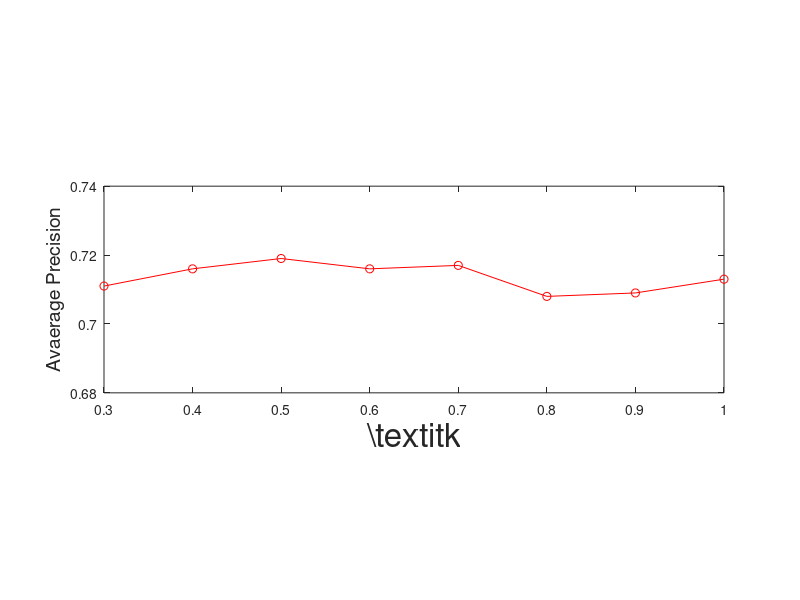

This figure's MATLAB source:
% % 定义五个方法的运行时间
% times = [45.846, 57.163,  74.752, 31.523, 31.256];
% 
% % 定义每个方法对应的颜色
% colors = [
%     0.1, 0.2, 0.5;  % 深蓝色
%     0.8, 0.1, 0.1;  % 红色
%     0.2, 0.7, 0.2;  % 绿色
%     0.5, 0.5, 0.1;  % 橄榄色
%     0.9, 0.6, 0.2;  % 橙色
% ];
% 
% % 创建柱状图
% b = bar(1:5, times, 'BarWidth',1,'FaceColor', 'flat');
% % 增加X轴的范围
% xlim([0 6]); % 你可以根据需要调整这个范围
% % 为每个柱子设置特定颜色
% for k = 1:length(times)
%     b.CData(k,:) = colors(k,:);
% end
% 
% % 设置横坐标标签为方法名称
% set(gca, 'xticklabel', {'FMVML', 'V-FedMV', 'MMVFL', 'supFL', 'supMVLFL'},'FontSize', 13);
% 
% % 添加标题和轴标签
% title('yaleBmtv','FontSize', 24);
% ylabel('Execution time (seconds)','FontSize', 20);
% 
% % 定义五个方法的运行时间
% times = [1919.762  5396.762 3987.110	5364.514	3512.99];
% 
% % 定义每个方法对应的颜色
% colors = [
%     0.1, 0.2, 0.5;  % 深蓝色
%     0.8, 0.1, 0.1;  % 红色
%     0.2, 0.7, 0.2;  % 绿色
%     0.5, 0.5, 0.1;  % 橄榄色
%     0.9, 0.6, 0.2;  % 橙色
% ];
% 
% % 创建柱状图
% b = bar(1:5, times, 'BarWidth',1,'FaceColor', 'flat');
% % 增加X轴的范围
% xlim([0 6]); % 你可以根据需要调整这个范围
% % 为每个柱子设置特定颜色
% for k = 1:length(times)
%     b.CData(k,:) = colors(k,:);
% end
% 
% % 设置横坐标标签为方法名称
% set(gca, 'xticklabel', {'FMVML', 'V-FedMV', 'MMVFL', 'supFL', 'supMVLFL'},'FontSize', 13);
% 
% % 添加标题和轴标签
% title('Corel5k','FontSize', 24);
% ylabel('Execution time (seconds)','FontSize', 20);

% % k ap
x = 1:1:8; % x轴上的数据
b = [0.711, 0.716, 0.719, 0.716, 0.717, 0.708, 0.709, 0.713]; % b数据y值
plot(x, b, '-or'); % 线性，颜色，标记
fontSizey=14;
fontSizex = 24; % 你可以根据需要调整这个值
% 设置坐标轴描述的字体大小
xlabel('\textit{k}', 'FontSize', fontSizex); % x轴坐标描述
ylabel('Avaerage Precision', 'FontSize', fontSizey); % y轴坐标描述
%title('Yeast', 'FontSize', fontSizex);

axis([1, 8, 0.68, 0.74]) % 确定x轴与y轴框图大小
set(gca, 'XTick', 1:1:8) % x轴范围1-8，间隔1
set(gca, 'xticklabel', {'0.3', '0.4', '0.5', '0.6', '0.7', '0.8', '0.9', '1'});
set(gca, 'YTick', [0.68,0.7,0.72,0.74]) % y轴范围

pbaspect([3 1 1]);
% 
% %K rl
% x = 1:1:8; % x轴上的数据
% b = [0.202, 0.204, 0.193, 0.204, 0.200, 0.204, 0.201, 0.206]; % b数据y值
% plot(x, b, '-or'); % 线性，颜色，标记
% axis([1, 8, 0.18, 0.24]) % 确定x轴与y轴框图大小，注意我已经调整了y轴的上限为1
% set(gca, 'XTick', 1:1:8) % x轴范围1-8，间隔1
% set(gca, 'xticklabel', {'0.3', '0.4', '0.5', '0.6', '0.7', '0.8', '0.9', '1'});
% set(gca, 'YTick', [ 0.18,0.2,0.22,0.24]) % y轴范围
% fontSizey=14;
% fontSizex = 24; % 你可以根据需要调整这个值
% %设置坐标轴描述的字体大小
% xlabel('k', 'FontSize', fontSizex); % x轴坐标描述
% ylabel('Ranking Loss', 'FontSize', fontSizey); % y轴坐标描述
% %title('Yeast', 'FontSize', fontSizex);
% pbaspect([3 1 1]);


% % a ap
% x = 1:1:8; % x轴上的数据
% b = [0.708, 0.701, 0.716, 0.714, 0.697, 0.698, 0.696, 0.683]; % b数据y值
% plot(x, b, '-or'); % 线性，颜色，标记
% fontSizey=14;
% fontSizex = 24; % 你可以根据需要调整这个值
% % 设置坐标轴描述的字体大小
% xlabel('\alpha', 'FontSize', fontSizex); % x轴坐标描述
% ylabel('Avaerage Precision', 'FontSize', fontSizey); % y轴坐标描述
% title('Yeast', 'FontSize', fontSizex);
% 
% axis([1, 8, 0.68, 0.74]) % 确定x轴与y轴框图大小
% set(gca, 'XTick', 1:1:8) % x轴范围1-8，间隔1
% set(gca, 'xticklabel', {'10^{-4}', '10^{-3}', '10^{-2}', '10^{-1}', '10^{0}', '10^{1}', '10^{2}', '10^{3}'});
% set(gca, 'YTick', [0.68,0.7,0.72,0.74]) % y轴范围
% 
% pbaspect([3 1 1]);

% %a rl
% x = 1:1:8; % x轴上的数据
% b = [0.207, 0.213, 0.203, 0.208, 0.215, 0.213, 0.212, 0.223]; % b数据y值
% plot(x, b, '-or'); % 线性，颜色，标记
% axis([1, 8, 0.18, 0.24]) % 确定x轴与y轴框图大小，注意我已经调整了y轴的上限为1
% set(gca, 'XTick', 1:1:8) % x轴范围1-8，间隔1
% set(gca, 'xticklabel', {'10^{-4}', '10^{-3}', '10^{-2}', '10^{-1}', '10^{0}', '10^{1}', '10^{2}', '10^{3}'});
% set(gca, 'YTick', [ 0.18,0.2,0.22,0.24]) % y轴范围
% fontSizey=14;
% fontSizex = 24; % 你可以根据需要调整这个值
% %设置坐标轴描述的字体大小
% xlabel('\alpha', 'FontSize', fontSizex); % x轴坐标描述
% ylabel('Ranking Loss', 'FontSize', fontSizey); % y轴坐标描述
% title('Yeast', 'FontSize', fontSizex);
% pbaspect([3 1 1]);

% %b ap
% x = 1:1:8; % x轴上的数据
% b = [0.699, 0.712, 0.705, 0.705, 0.711, 0.708, 0.710, 0.692]; % b数据y值
% plot(x, b, '-or'); % 线性，颜色，标记
% 
% axis([1, 8, 0.68, 0.74]) % 确定x轴与y轴框图大小，注意我已经调整了y轴的上限为1
% set(gca, 'XTick', 1:1:8) % x轴范围1-8，间隔1
% set(gca, 'xticklabel', {'10^{-4}', '10^{-3}', '10^{-2}', '10^{-1}', '10^{0}', '10^{1}', '10^{2}', '10^{3}'});
% set(gca, 'YTick', [0.68,0.7,0.72,0.74]) % y轴范围
% 
% fontSizey=14;
% fontSizex = 24; % 你可以根据需要调整这个值
% % 设置坐标轴描述的字体大小
% xlabel('\beta', 'FontSize', fontSizex); % x轴坐标描述
% ylabel('Avaerage Precision', 'FontSize', fontSizey); % y轴坐标描述
% title('Yeast', 'FontSize', fontSizex);
% pbaspect([3 1 1]);

%b rl
% x = 1:1:8; % x轴上的数据
% b = [0.207, 0.213, 0.203, 0.208, 0.215, 0.213, 0.212, 0.223]; % b数据y值
% plot(x, b, '-or'); % 线性，颜色，标记
% axis([1, 8, 0.18, 0.24]) % 确定x轴与y轴框图大小，注意我已经调整了y轴的上限为1
% set(gca, 'XTick', 1:1:8) % x轴范围1-8，间隔1
% set(gca, 'xticklabel', {'10^{-4}', '10^{-3}', '10^{-2}', '10^{-1}', '10^{0}', '10^{1}', '10^{2}', '10^{3}'});
% set(gca, 'YTick', [ 0.18,0.2,0.22,0.24]) % y轴范围
% fontSizey=14;
% fontSizex = 24; % 你可以根据需要调整这个值
% %设置坐标轴描述的字体大小
% xlabel('\beta', 'FontSize', fontSizex); % x轴坐标描述
% ylabel('Ranking Loss', 'FontSize', fontSizey); % y轴坐标描述
% title('Yeast', 'FontSize', fontSizex);
% pbaspect([3 1 1]);

% %c ap
% x = 1:1:8; % x轴上的数据
% b = [0.695, 0.687, 0.694, 0.712, 0.709, 0.697, 0.696, 0.695]; % b数据y值
% plot(x, b, '-or'); % 线性，颜色，标记
% axis([1, 8, 0.68, 0.74]) % 确定x轴与y轴框图大小，注意我已经调整了y轴的上限为1
% set(gca, 'XTick', 1:1:8) % x轴范围1-8，间隔1
% set(gca, 'xticklabel', {'10^{-4}', '10^{-3}', '10^{-2}', '10^{-1}', '10^{0}', '10^{1}', '10^{2}', '10^{3}'});
% set(gca, 'YTick', [0.68,0.7,0.72,0.74]) % y轴范围
% fontSizey=14;
% fontSizex = 24; % 你可以根据需要调整这个值
% % 设置坐标轴描述的字体大小
% xlabel('\gamma', 'FontSize', fontSizex); % x轴坐标描述
% ylabel('Avaerage Precision', 'FontSize', fontSizey); % y轴坐标描述
% title('Yeast', 'FontSize', fontSizex);
% pbaspect([3 1 1]);

%c rl
% x = 1:1:8; % x轴上的数据
% b = [0.212, 0.219, 0.212, 0.211, 0.212, 0.214, 0.218, 0.213]; % b数据y值
% plot(x, b, '-or'); % 线性，颜色，标记
% axis([1, 8, 0.18, 0.24]) % 确定x轴与y轴框图大小，注意我已经调整了y轴的上限为1
% set(gca, 'XTick', 1:1:8) % x轴范围1-8，间隔1
% set(gca, 'xticklabel', {'10^{-4}', '10^{-3}', '10^{-2}', '10^{-1}', '10^{0}', '10^{1}', '10^{2}', '10^{3}'});
% set(gca, 'YTick', [ 0.18,0.2,0.22,0.24]) % y轴范围
% fontSizey=14;
% fontSizex = 24; % 你可以根据需要调整这个值
% % 设置坐标轴描述的字体大小
% xlabel('\gamma', 'FontSize', fontSizex); % x轴坐标描述
% ylabel('Ranking Loss', 'FontSize', fontSizey); % y轴坐标描述
% title('Yeast', 'FontSize', fontSizex);
% pbaspect([3 1 1]);

% % %d ap
% x = 1:1:8; % x轴上的数据
% b = [0.708, 0.704, 0.703, 0.694, 0.695, 0.718, 0.715, 0.719]; % b数据y值
% plot(x, b, '-or'); % 线性，颜色，标记
% axis([1, 8, 0.68, 0.74]) % 确定x轴与y轴框图大小，注意我已经调整了y轴的上限为1
% set(gca, 'XTick', 1:1:8) % x轴范围1-8，间隔1
% set(gca, 'xticklabel', {'10^{-4}', '10^{-3}', '10^{-2}', '10^{-1}', '10^{0}', '10^{1}', '10^{2}', '10^{3}'});
% set(gca, 'YTick', [0.68,0.7,0.72,0.74]) % y轴范围
% fontSizey=14;
% fontSizex = 24; % 你可以根据需要调整这个值
% % 设置坐标轴描述的字体大小
% xlabel('\delta', 'FontSize', fontSizex); % x轴坐标描述
% ylabel('Avaerage Precision', 'FontSize', fontSizey); % y轴坐标描述
% title('Yeast', 'FontSize', fontSizex);
% pbaspect([3 1 1]);

%d rl
% x = 1:1:8; % x轴上的数据
% b = [0.211, 0.214, 0.210, 0.215, 0.217, 0.204, 0.204, 0.202]; % b数据y值
% plot(x, b, '-or'); % 线性，颜色，标记
% axis([1, 8, 0.18, 0.24]) % 确定x轴与y轴框图大小，注意我已经调整了y轴的上限为1
% set(gca, 'XTick', 1:1:8) % x轴范围1-8，间隔1
% set(gca, 'xticklabel', {'10^{-4}', '10^{-3}', '10^{-2}', '10^{-1}', '10^{0}', '10^{1}', '10^{2}', '10^{3}'});
% set(gca, 'YTick', [ 0.18,0.2,0.22,0.24]) % y轴范围
% fontSizey=14;
% fontSizex = 24; % 你可以根据需要调整这个值
% % 设置坐标轴描述的字体大小
% xlabel('\delta', 'FontSize', fontSizex); % x轴坐标描述
% ylabel('Ranking Loss', 'FontSize', fontSizey); % y轴坐标描述
% title('Yeast', 'FontSize', fontSizex);
% pbaspect([3 1 1]);

% %e ap
% x = 1:1:8; % x轴上的数据
% b = [0.704, 0.705, 0.717, 0.714, 0.712, 0.702, 0.695, 0.692]; % b数据y值
% plot(x, b, '-or'); % 线性，颜色，标记
% axis([1, 8, 0.68, 0.74]) % 确定x轴与y轴框图大小，注意我已经调整了y轴的上限为1
% set(gca, 'XTick', 1:1:8) % x轴范围1-8，间隔1
% set(gca, 'xticklabel', {'10^{-4}', '10^{-3}', '10^{-2}', '10^{-1}', '10^{0}', '10^{1}', '10^{2}', '10^{3}'});
% set(gca, 'YTick', [0.68,0.7,0.72,0.74]) % y轴范围
% fontSizey=14;
% fontSizex = 24; % 你可以根据需要调整这个值
% % 设置坐标轴描述的字体大小
% xlabel('\epsilon', 'FontSize', fontSizex); % x轴坐标描述
% ylabel('Avaerage Precision', 'FontSize', fontSizey); % y轴坐标描述
% title('Yeast', 'FontSize', fontSizex);
% pbaspect([3 1 1]);

%e rl
% x = 1:1:8; % x轴上的数据
% b = [0.209, 0.211, 0.197, 0.198, 0.201, 0.210, 0.219, 0.213]; % b数据y值
% plot(x, b, '-or'); % 线性，颜色，标记
% axis([1, 8, 0.18, 0.24]) % 确定x轴与y轴框图大小，注意我已经调整了y轴的上限为1
% set(gca, 'XTick', 1:1:8) % x轴范围1-8，间隔1
% set(gca, 'xticklabel', {'10^{-4}', '10^{-3}', '10^{-2}', '10^{-1}', '10^{0}', '10^{1}', '10^{2}', '10^{3}'});
% set(gca, 'YTick', [ 0.18,0.2,0.22,0.24]) % y轴范围
% fontSizey=14;
% fontSizex = 24; % 你可以根据需要调整这个值
% % 设置坐标轴描述的字体大小
% xlabel('\epsilon', 'FontSize', fontSizex); % x轴坐标描述
% ylabel('Ranking Loss', 'FontSize', fontSizey); % y轴坐标描述
% title('Yeast', 'FontSize', fontSizex);
% pbaspect([3 1 1]);


% %ESPGAME 的收敛性分析图
% x = 1:1:20; % x轴上的数据
% b = [8611182.120228, 3038825.098300, 3017513.025371, 2882108.698548, 2745057.568186, 2617438.442070, 2508944.003084, 2419756.102713,2345507.493858,2308793.642202,2330416.099866,2287994.155092,2240989.933701,2202917.939241,2179627.569799,2168521.654507,2165940.307542,2169721.724906,2178480.890118,2189297.110050]; 
% b = b / 1e7; % 将 b 的值转换为 10^7 的形式
% plot(x, b, '-or'); % 线性，颜色，标记
% axis([0, 20, 0.2, 1]) % 确定x轴与y轴框图大小
% set(gca, 'XTick', [0,5,10,15,20]) % x轴范围0-20，间隔5
% set(gca, 'YTick', 0.2:0.2:1) % y轴范围0-1，间隔0.2
% fontSizey=14;
% fontSizex = 24; % 你可以根据需要调整这个值
% % 设置坐标轴描述的字体大小
% xlabel('the number of iteratins', 'FontSize', fontSizex); % x轴坐标描述
% ylabel('Converage', 'FontSize', fontSizey); % y轴坐标描述
% title('Espgame', 'FontSize', fontSizex);
% pbaspect([2 1 1]);
% % 添加 10^7 注释
% ax = gca;
% text(ax.XLim(1)+0.5, ax.YLim(2)+0.05, 'x 10^7', 'HorizontalAlignment', 'left', 'VerticalAlignment', 'middle');
% 
% %ESPGAME 的收敛性分析图
% x = 1:1:20; % x轴上的数据
% b = [12119935.645094, 6521536.758972, 6477079.991881, 6139118.695953, 5731813.455952, 5466623.593973, 5301672.181724, 5195416.861538,5091900.994786, 5065846.432373, 5044283.462027,5025277.565261,5007373.772322,4989981.848598,4974472.671746,4943188.230237,4922254.152323,4922179.600368,4921633.921009,4917154.569953]; 
% b = b / 1e7; % 将 b 的值转换为 10^7 的形式
% plot(x, b, '-or'); % 线性，颜色，标记
% axis([0, 20, 0.4, 1.4]) % 确定x轴与y轴框图大小
% set(gca, 'XTick', [0,5,10,15,20]) % x轴范围0-20，间隔5
% set(gca, 'YTick', 0.2:0.2:1.4) % y轴范围0-1，间隔0.2
% fontSizey=14;
% fontSizex = 24; % 你可以根据需要调整这个值
% % 设置坐标轴描述的字体大小
% xlabel('the number of iteratins', 'FontSize', fontSizex); % x轴坐标描述
% ylabel('Converage', 'FontSize', fontSizey); % y轴坐标描述
% title('Mirflickr', 'FontSize', fontSizex);
% pbaspect([2 1 1]);
% % 添加 10^7 注释
% ax = gca;
% text(ax.XLim(1)+0.5, ax.YLim(2)+0.05, 'x 10^7', 'HorizontalAlignment', 'left', 'VerticalAlignment', 'middle');



% x = 1:1:20; % x轴上的数据
% b = [8611182.120228, 3038825.098300, 3017513.025371, 2882108.698548, 2745057.568186, 2617438.442070, 2508944.003084, 2419756.102713,2345507.493858,2308793.642202,2330416.099866,2287994.155092,2240989.933701,2202917.939241,2179627.569799,2168521.654507,2165940.307542,2169721.724906,2178480.890118,2189297.110050]; 
% b = b / 1e7; % 将 b 的值转换为 10^7 的形式
% % 使用 interp1 插值
% xx = linspace(min(x), max(x), 1000); % 生成更多的 x 值以获得平滑的曲线
% bb = interp1(x, b, xx, 'spline'); % 使用 spline 插值
% plot(xx, bb, '-or', 'MarkerIndices', 1:50:length(xx)); % 曲线，颜色，标记
% axis([0, 20, 0.2, 1]) % 确定x轴与y轴框图大小
% set(gca, 'XTick', [0,5,10,15,20]) % x轴范围0-20，间隔5
% set(gca, 'YTick', 0.2:0.2:1) % y轴范围0-1，间隔0.2
% fontSizey=14;
% fontSizex = 24; % 你可以根据需要调整这个值
% % 设置坐标轴描述的字体大小
% xlabel('the number of iteratins', 'FontSize', fontSizex); % x轴坐标描述
% ylabel('Converage', 'FontSize', fontSizey); % y轴坐标描述
% title('Espgame', 'FontSize', fontSizex);
% pbaspect([2 1 1]);
% % 添加 10^7 注释
% ax = gca;
% text(ax.XLim(1)+0.5, ax.YLim(2)+0.05, 'x 10^7', 'HorizontalAlignment', 'left', 'VerticalAlignment', 'middle');

% % Mirflickr 的收敛性分析图
% x = 1:1:20; % x轴上的数据
% b = [12119935.645094, 6521536.758972, 6477079.991881, 6139118.695953, 5731813.455952, 5466623.593973, 5301672.181724, 5195416.861538,5091900.994786, 5065846.432373, 5044283.462027,5025277.565261,5007373.772322,4989981.848598,4974472.671746,4943188.230237,4922254.152323,4922179.600368,4921633.921009,4917154.569953]; 
% b = b / 1e7; % 将 b 的值转换为 10^7 的形式
% 
% % 使用 interp1 插值
% xx = linspace(min(x), max(x), 1000); % 生成更多的 x 值以获得平滑的曲线
% bb = interp1(x, b, xx, 'spline'); % 使用 spline 插值
% 
% plot(xx, bb, '-or', 'MarkerIndices', 1:50:length(xx)); % 曲线，颜色，标记
% axis([0, 20, 0.4, 1.4]) % 确定x轴与y轴框图大小
% set(gca, 'XTick', [0,5,10,15,20]) % x轴范围0-20，间隔5
% set(gca, 'YTick', 0.2:0.2:1.4) % y轴范围0-1.4，间隔0.2
% fontSizey=14;
% fontSizex = 24; % 你可以根据需要调整这个值
% % 设置坐标轴描述的字体大小
% xlabel('the number of iterations', 'FontSize', fontSizex); % x轴坐标描述
% ylabel('Convergence', 'FontSize', fontSizey); % y轴坐标描述
% title('Mirflickr', 'FontSize', fontSizex);
% pbaspect([2 1 1]);
% % 添加 10^7 注释
% ax = gca;
% text(ax.XLim(1)+0.5, ax.YLim(2)+0.05, 'x 10^7', 'HorizontalAlignment', 'left', 'VerticalAlignment', 'middle');


% 示例数据
% methods = {'Method A', 'Method B', 'Method C', 'Method D', 'Method E'};
% avg_ranks = [2.5, 1.5, 4.5, 3.5, 5];
% 
% % 计算Critical Difference (CD)
% N = 6;  % 数据集的数量
% alpha = 0.05; % 显著性水平
% q_alpha = 2.569;  % 对应alpha=0.05的q值（这个值可能会根据您的需求和表格而变化）
% CD = q_alpha * sqrt((5*(5+1))/(6*6));
% 
% % 绘制CD图
% [sorted_ranks, sorted_idx] = sort(avg_ranks);  % 按平均排名排序
% sorted_methods = methods(sorted_idx);
% 
% figure;
% hold on;
% 
% % 绘制每个算法的平均排名
% for i = 1:length(sorted_ranks)
%     plot(sorted_ranks(i), i, 'bo', 'MarkerSize', 10);
% end
% 
% % 用红线表示CD
% best_rank_idx = find(avg_ranks == min(avg_ranks));
% plot([avg_ranks(best_rank_idx), avg_ranks(best_rank_idx) + CD], [best_rank_idx, best_rank_idx], 'r-', 'LineWidth', 2);
% 
% hold off;
% ylim([0, length(methods)+1]);
% set(gca, 'YTick', 1:length(methods), 'YTickLabel', sorted_methods, 'YDir', 'reverse');  % 设置y轴的标签
% xlabel('Average Rank');
% title('Critical Difference (CD) Diagram');
% grid on;


